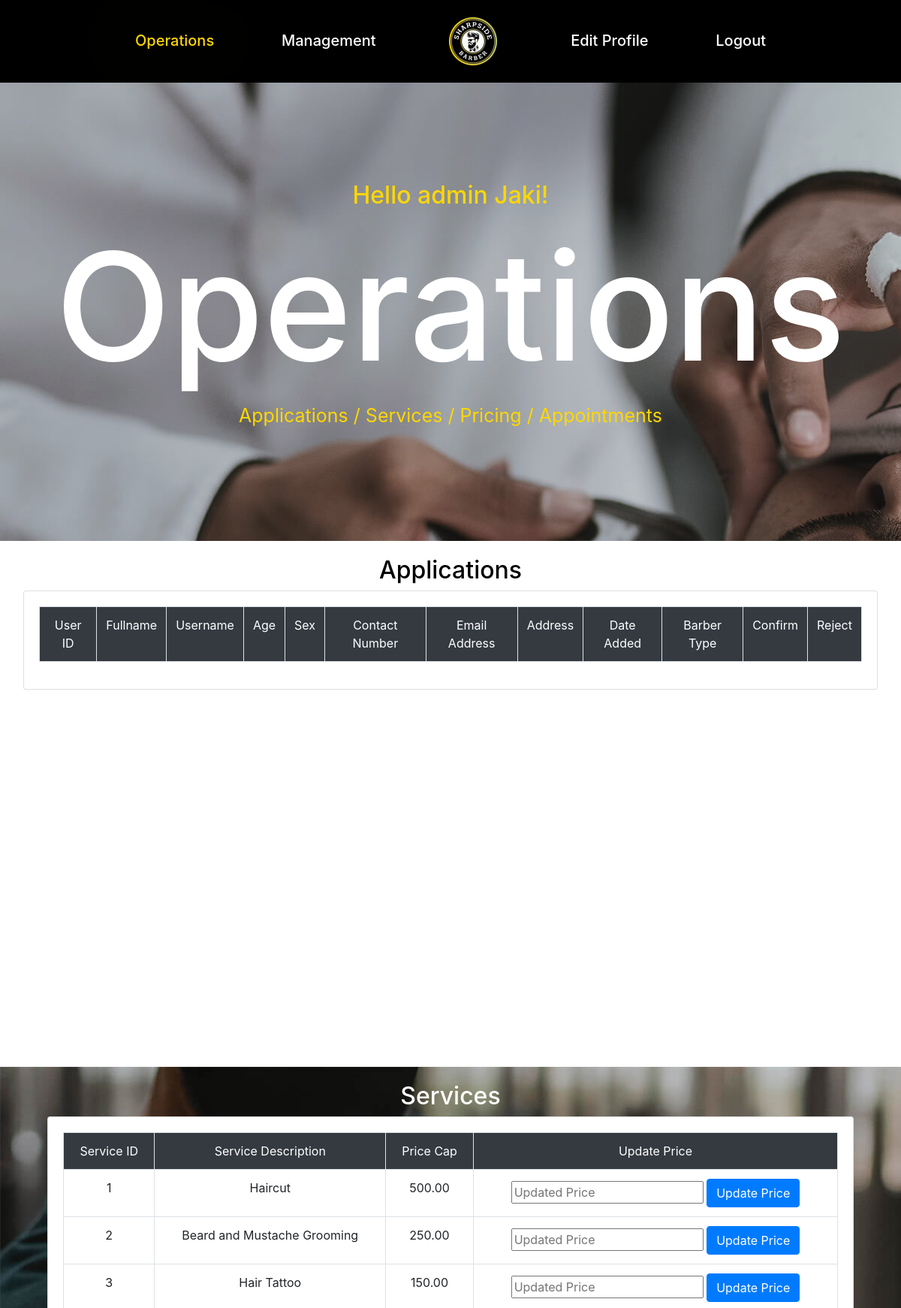
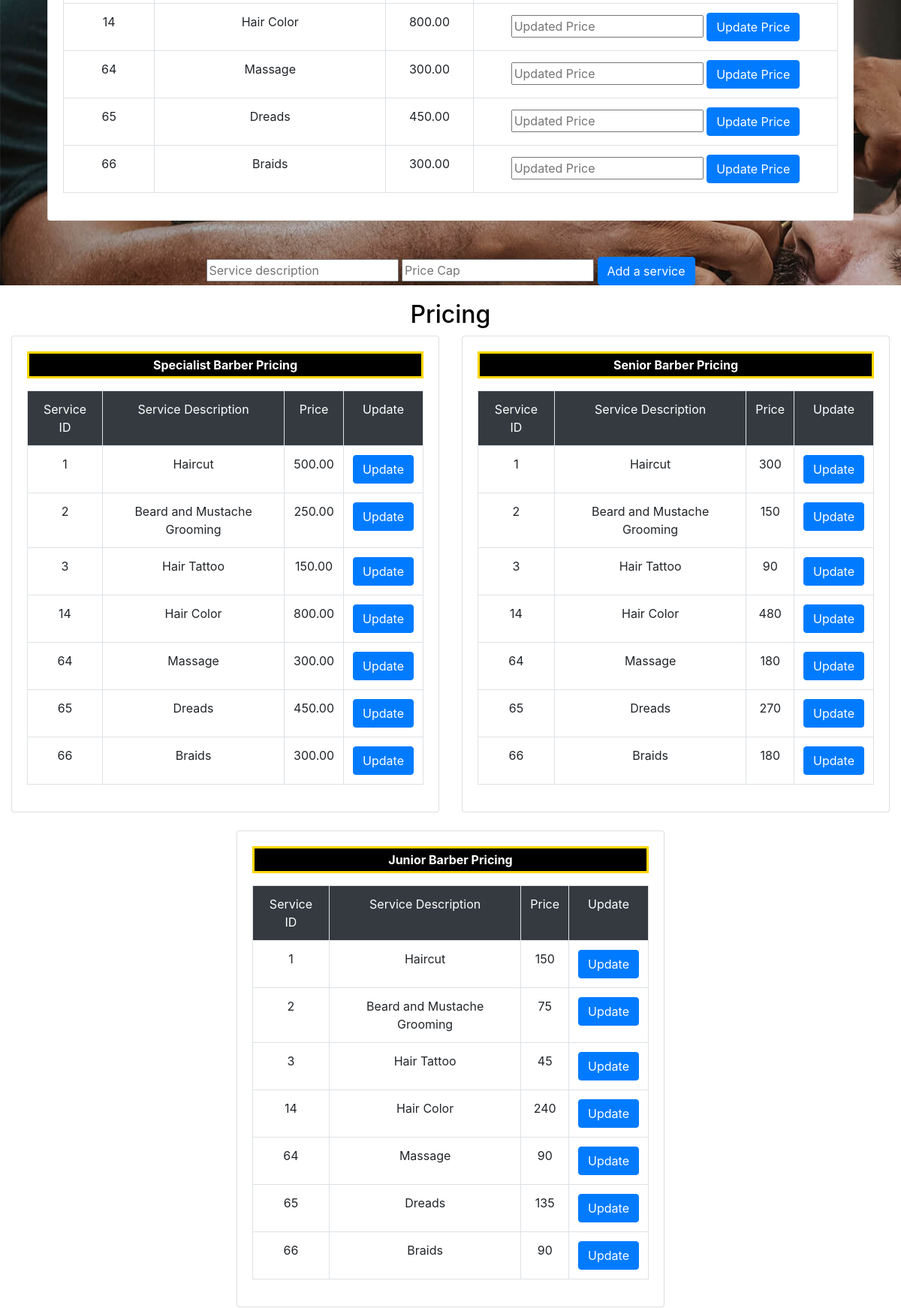
The app's page /Admin/operations.php (signed in, upper part) with its own data (2 pictures, top to bottom).
### tables this page shows
CREATE TABLE `services` (
  `service_id` int(11) NOT NULL,
  `service_description` varchar(100) NOT NULL,
  `price_cap` decimal(5,2) NOT NULL,
  `availability` tinyint(1) NOT NULL DEFAULT 1,
  `date_added` timestamp NOT NULL DEFAULT current_timestamp() ON UPDATE current_timestamp()
);

### Admin/operations/services_process.php (called while the page is built, shortened)
<?php
include_once "../db.php";
$query_services = "SELECT * FROM services";
$result_services = mysqli_query($conn, $query_services);
?>

### Admin/operations.php (the view, shortened to what this page needs)
<?php
include_once('db.php');
$result_pricing_specialist = mysqli_query($conn, "SELECT * FROM services");
$result_pricing_senior = mysqli_query($conn, "SELECT * FROM services");
$result_pricing_junior = mysqli_query($conn, "SELECT * FROM services");
?>
<!DOCTYPE html>
<html lang="en-US">
<head>
    <link href="css/operations.css" rel="stylesheet">
    <link href="css/bootstrap.css" rel="stylesheet">
</head>
<body>
    <header class="main-header">
        <nav class="navbar">
            <a href="operations.php" class="active">Operations</a>
            <a href="management.php">Management</a>
            <div class="logo"><img src="images/resource/ssb_small.png" alt="" title="Sharpside Barber" height="80"></div>
            <a href="a_edit_profile.php">Edit Profile</a>
            <a href="#" id="logout-link">Logout</a>
        </nav>
    </header>
    <div class="page-title-section" style="background-image: url(images/background/4.jpg)">
        <div class="auto-container">
            <h2 style="color: gold">Hello admin <?php echo $_SESSION['user_info_username']; ?>!</h2>
            <h1 style="color: white; font-size: 200px">Operations</h1>
            <p style="color: gold; font-size: 25px">Applications / Services / Pricing / Appointments</p>
        </div>
    </div>
    <section class="applications_section" id="applications" style="text-align: center; color: black;">
        <h2>Applications</h2>
        <div class="applications_table">
            <div class="row mr-3 ml-3 mb-5">
                <div class="col">
                    <div class="card">
                        <div class="card-body">
                            <table class="table table-bordered text-center">
                                <tr class="bg-dark text-white">
                                    <td>User ID</td>
                                    <td>Fullname</td>
                                    <td>Username</td>
                                    <td>Age</td>
                                    <td>Sex</td>
                                    <td>Contact Number</td>
                                    <td>Email Address</td>
                                    <td>Address</td>
                                    <td>Date Added</td>
                                    <td>Barber Type</td>
                                    <td>Confirm</td>
                                    <td>Reject</td>
                                </tr>
                                <?php include('operations/applications_process.php'); ?>
                            </table>
                        </div>
                    </div>
                </div>
            </div>
        </div>
    </section>
    <section class="services_section" id="services" style="text-align: center; color: white; background-image: url(images/background/1.jpg)">
        <h2>Services</h2>
        <div class="applications_table">
            <div class="row mr-5 ml-5 mb-5">
                <div class="col">
                    <div class="card">
                        <div class="card-body">
                            <table class="table table-bordered text-center">
                                <tr class="bg-dark text-white">
                                    <td>Service ID</td>
                                    <td>Service Description</td>
                                    <td>Price Cap</td>
                                    <td>Update Price</td>
                                </tr>
                                <?php include('operations/services_process.php') ?>
                                <?php while($row = mysqli_fetch_assoc($result_services)){?>
                                <tr>
                                    <form method="POST" action="operations/services_process.php">
                                        <td><?php echo $row['service_id']; ?></td>
                                        <td><?php echo $row['service_description']; ?></td>
                                        <td><?php echo $row['price_cap']; ?></td>
                                        <td>
                                            <input type="number" name="updated_price" placeholder="Updated Price" required />
                                            <button type="submit" name="update_price_btn" class="btn btn-primary">Update Price</button>
                                        </td>
                                    </form>
                                </tr>
                                <?php } ?>
                            </table>
                        </div>
                    </div>
                </div>
            </div>
        </div>
        <form method="POST" action="operations/services_process.php">
            <input type="text" name="add_service_description" placeholder="Service description" required />
            <input type="text" name="add_price_cap" placeholder="Price Cap" required />
            <button type="submit" name="add_service" class="btn btn-primary">Add a service</button>
        </form>
    </section>
   <section class="pricing_section" id="pricing" style="text-align: center; color: black;">
    <h2>Pricing</h2>
    <div class="container-fluid">
        <div class="row">
            <div class="col-md-6">
                <div class="card">
                    <div class="card-body">
                        <table class="table table-bordered text-center">
                            <p style="color: white; background-color:black; border: gold solid; padding: 3px"><strong>Specialist Barber Pricing</strong></p>
                            <tr class="bg-dark text-white">
                                <td>Service ID</td>
                                <td>Service Description</td>
                                <td>Price</td>
                                <td>Update</td>
                            </tr>
                            <?php while($row = mysqli_fetch_assoc($result_pricing_specialist)) { ?>
                            <tr>
                                <form method="POST" action="operations/pricing_process.php">
                                    <td><?php echo $row['service_id']; ?></td>
                                    <td><?php echo $row['service_description']; ?></td>
                                    <td><?php echo $row['price_cap']; ?></td>
                                    <td>
                                        <button type="submit" name="update_pricing" class="btn btn-primary">Update</button>
                                    </td>
                                </form>
                            </tr>
                            <?php } ?>
                            </table>
                    </div>
                </div>
            </div>
       <div class="col-md-6">
                <div class="card">
                    <div class="card-body">
                        <table class="table table-bordered text-center">
                            <p style="color: white; background-color:black; border: gold solid; padding: 3px"><strong>Senior Barber Pricing</strong></p>
                            <tr class="bg-dark text-white">
                                <td>Service ID</td>
                                <td>Service Description</td>
                                <td>Price</td>
                                <td>Update</td>
                            </tr>
                            <?php while($row = mysqli_fetch_assoc($result_pricing_senior)) { ?>
                            <tr>
                                <form method="POST" action="operations/pricing_process.php">
                                    <td><?php echo $row['service_id']; ?></td>
                                    <td><?php echo $row['service_description']; ?></td>
                                    <td><?php echo $row['price_cap'] * 0.6; ?></td>
                                    <td>
                                        <button type="submit" name="update_pricing" class="btn btn-primary">Update</button>
                                    </td>
                                </form>
                            </tr>
                            <?php } ?>
                            </table>
                    </div>
                </div>
            </div>
        </div>
        <div class="row justify-content-center mt-4 mb-4">
            <div class="col-md-6">
                <div class="card">
                    <div class="card-body">
                        <table class="table table-bordered text-center">
                            <p style="color: white; background-color:black; border: gold solid; padding: 3px"><strong>Junior Barber Pricing</strong></p>
                            <tr class="bg-dark text-white">
                                <td>Service ID</td>
                                <td>Service Description</td>
                                <td>Price</td>
                                <td>Update</td>
                            </tr>
                            <?php while($row = mysqli_fetch_assoc($result_pricing_junior)) { ?>
                            <tr>
                                <form method="POST" action="operations/pricing_process.php">
                                    <td><?php echo $row['service_id']; ?></td>
                                    <td><?php echo $row['service_description']; ?></td>
                                    <td><?php echo $row['price_cap'] * 0.3; ?></td>
                                    <td>
                                        <button type="submit" name="update_pricing" class="btn btn-primary">Update</button>
                                    </td>
                                </form>
                            </tr>
                            <?php } ?>
                            </table>
                    </div>
                </div>
            </div>
        </div>
    </div>
</section>

### Admin/css/operations.css (style rules this page uses)
.main-header { display: flex; justify-content: center; align-items: center; background: black; padding: 15px 0; position: relative; }
.main-header .navbar { display: flex; align-items: center; justify-content: space-between; width: 100%; padding: 0 15%; }
.navbar a { font-size: 20px; color: white; font-weight: 500; transition: 0.3s ease-in-out; border-bottom: 3px solid transparent; }
.navbar a:hover, .navbar a.active { color: gold; text-shadow: 0 0 100px gold; }
.page-title-section { min-height: 610px; display: flex; justify-content: center; align-items: center; text-align: center; }
section { min-height: 700px; padding-top: 20px; display: flex; flex-direction: column; justify-content: center; align-items: center; }

### records on screen
services: service_id "1", service_description "Haircut", price_cap "500.00", $row['price_cap']*0.6 "300", $row['price_cap']*0.3 "150"
services: service_id "2", service_description "Beard and Mustache Grooming", price_cap "250.00", $row['price_cap']*0.6 "150", $row['price_cap']*0.3 "75"
services: service_id "3", service_description "Hair Tattoo", price_cap "150.00", $row['price_cap']*0.6 "90", $row['price_cap']*0.3 "45"
services: service_id "14", service_description "Hair Color", price_cap "800.00", $row['price_cap']*0.6 "480", $row['price_cap']*0.3 "240"
services: service_id "64", service_description "Massage", price_cap "300.00", $row['price_cap']*0.6 "180", $row['price_cap']*0.3 "90"
services: service_id "65", service_description "Dreads", price_cap "450.00", $row['price_cap']*0.6 "270", $row['price_cap']*0.3 "135"
services: service_id "66", service_description "Braids", price_cap "300.00", $row['price_cap']*0.6 "180", $row['price_cap']*0.3 "90"

### other values on screen
$_SESSION['user_info_username'] "Jaki"
